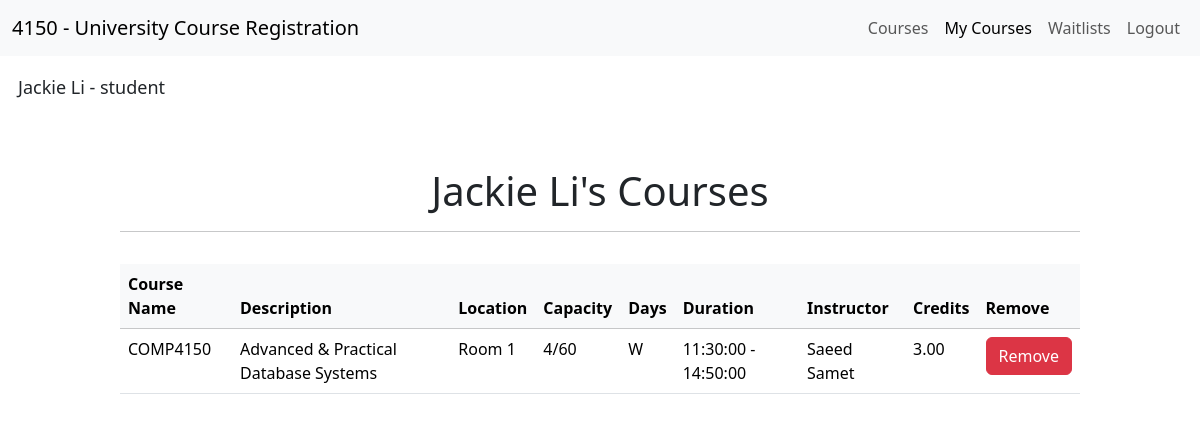
Page /mycourses.php (signed in) on the committed database.
### tables this page shows
CREATE TABLE Sections(
    section_id INT PRIMARY KEY AUTO_INCREMENT,
    instructor_id INT,
    course_id INT NOT NULL,
    location VARCHAR(100) NOT NULL,
    semester VARCHAR(10) NOT NULL,
    capacity INT NOT NULL,
    start_time TIME NOT NULL,
    end_time TIME NOT NULL,
    days VARCHAR(3) NOT NULL,
    FOREIGN KEY (instructor_id) REFERENCES Instructors(instructor_id) ON DELETE SET NULL,
    FOREIGN KEY (course_id) REFERENCES Courses(course_id) ON DELETE CASCADE
);

CREATE TABLE Courses (
    course_id INT PRIMARY KEY AUTO_INCREMENT,
    course_description VARCHAR(255) NOT NULL,
    course_name VARCHAR(100) NOT NULL UNIQUE,
    credits DECIMAL(3,2) NOT NULL CHECK(credits <= 3.00)
);

### mycourses.php (the view, shortened to what this page needs)
<?php
  require_once("./db.php");
?>
<!DOCTYPE html>
<html lang="en">
<head>
  <link href="https://cdn.jsdelivr.net/npm/bootstrap@5.3.8/dist/css/bootstrap.min.css" rel="stylesheet">
  <link rel="stylesheet" href="./css/mycourses.css">
</head>
<?php
    $user_id = $_SESSION['user_id'];
    if($_SESSION['role'] == 'student'){
        $stmt = "CALL GetCoursesByStudentID($user_id);";
        $result = $conn->query($stmt);
    }
    else if($_SESSION['role'] == 'instructor'){
        $stmt = "CALL GetCoursesByInstructorID($user_id);";
        $result = $conn->query($stmt);
    }
?>
<body>
  <?php require_once('./templates/header.php'); ?>
    <div class="name-container">
    <?php echo "<p>" . $_SESSION['first_name'] . " " . $_SESSION["last_name"] . " - " . $_SESSION['role'] . "</p>";?>
  </div>
  <div class="wrapper-container">
    <div class="title-container">
      <?php echo "<h1>" . $_SESSION['first_name'] . " " . $_SESSION['last_name'] . "'s " . " Courses";?>
      <hr>
    </div>
    <div class="table-container">
    <table class="table table-hover" id="classTable">
      <thead class="table-light">
        <tr>
          <th scope="col">Course Name</th>
          <th scope="col">Description</th>
          <th scope="col">Location</th>
          <th scope="col">Capacity</th>
          <th scope="col">Days</th>
          <th scope="col">Duration</th>
          <th scope="col">Instructor</th>
          <th scope="col">Credits</th>
          <th scope="col">Remove</th>
        </tr>
      </thead>
      <tbody>
        <?php if ($result->num_rows > 0): ?>
          <?php while ($row = $result->fetch_assoc()): ?>
              <tr>
                <td><?php echo $row['course_name']; ?></td>
                <td><?php echo $row['course_description']; ?></td>
                <td><?php echo $row['location']; ?></td>
                <td><?php echo $row['capacity']; ?></td>
                <td><?php echo $row['days']; ?></td>
                <td><?php echo $row['duration']; ?></td>
                <td><?php echo $row['instructor_name']; ?></td>
                <td><?php echo $row['credits']; ?></td>
                <td><form action="mycourses.php" method="post">
                  <button type="submit" class="btn btn-danger" <?php if($_SESSION['role'] != 'student'){echo "disabled";}?>>Remove</button>
                </form></td>
              </tr>
          <?php endwhile; ?>
        <?php else: ?>
          <tr>
              <td colspan="9" class="text-center text-danger">No class sections found.</td>
          </tr>
      <?php endif; ?>
      </tbody>
    </table>
  </div>
</div>
</body>

### css/mycourses.css (style rules this page uses)
.name-container { margin: 1em; font-size: large; }
.wrapper-container { display: flex; flex-direction: column; align-items: center; }
.title-container { width: 80%; margin-top: 3em; margin-bottom: 1em; text-align: center; }
.table-container { width: 80%; }

### rows in the picture
sections: course.course_name "COMP4150", course.course_description "Advanced & Practical Database Systems", location "Room 1", capacity "4/60", days "W", duration "11:30:00 - 14:50:00", instructor_name "Saeed Samet", course.credits "3.00"

### other values in the picture
$_SESSION['first_name'] "Jackie"
$_SESSION["last_name"] "Li"
$_SESSION['role'] "student"
$_SESSION['last_name'] "Li"
